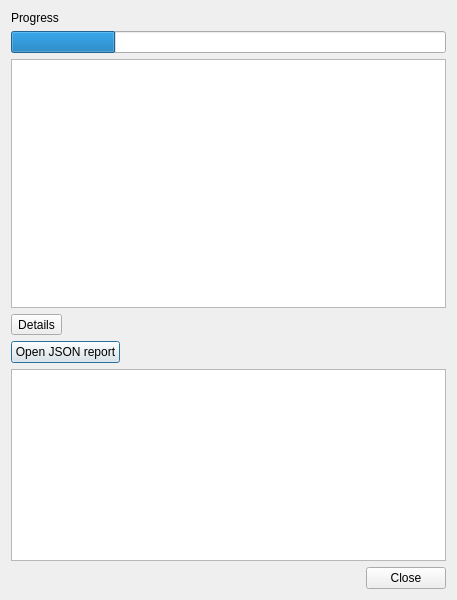
<?xml version="1.0" encoding="UTF-8"?>
<ui version="4.0">
 <class>LootDialog</class>
 <widget class="QDialog" name="LootDialog">
  <property name="geometry">
   <rect>
    <x>0</x>
    <y>0</y>
    <width>457</width>
    <height>600</height>
   </rect>
  </property>
  <property name="windowTitle">
   <string>LOOT</string>
  </property>
  <layout class="QVBoxLayout" name="verticalLayout">
   <item>
    <widget class="QWidget" name="widget" native="true">
     <layout class="QVBoxLayout" name="verticalLayout_5" stretch="1,0">
      <property name="leftMargin">
       <number>0</number>
      </property>
      <property name="topMargin">
       <number>0</number>
      </property>
      <property name="rightMargin">
       <number>0</number>
      </property>
      <property name="bottomMargin">
       <number>0</number>
      </property>
      <item>
       <widget class="QWidget" name="widget_2" native="true">
        <layout class="QVBoxLayout" name="verticalLayout_2" stretch="0,0,1">
         <property name="leftMargin">
          <number>0</number>
         </property>
         <property name="topMargin">
          <number>0</number>
         </property>
         <property name="rightMargin">
          <number>0</number>
         </property>
         <property name="bottomMargin">
          <number>0</number>
         </property>
         <item>
          <widget class="QLabel" name="progressText">
           <property name="text">
            <string>Progress</string>
           </property>
          </widget>
         </item>
         <item>
          <widget class="QProgressBar" name="progressBar">
           <property name="value">
            <number>24</number>
           </property>
           <property name="textVisible">
            <bool>false</bool>
           </property>
          </widget>
         </item>
         <item>
          <widget class="QFrame" name="frame">
           <property name="frameShape">
            <enum>QFrame::StyledPanel</enum>
           </property>
           <property name="frameShadow">
            <enum>QFrame::Sunken</enum>
           </property>
           <layout class="QVBoxLayout" name="verticalLayout_6">
            <property name="leftMargin">
             <number>0</number>
            </property>
            <property name="topMargin">
             <number>0</number>
            </property>
            <property name="rightMargin">
             <number>0</number>
            </property>
            <property name="bottomMargin">
             <number>0</number>
            </property>
            <item>
             <widget class="QTextBrowser" name="report">
              <property name="frameShape">
               <enum>QFrame::NoFrame</enum>
              </property>
              <property name="openLinks">
               <bool>false</bool>
              </property>
             </widget>
            </item>
           </layout>
          </widget>
         </item>
        </layout>
       </widget>
      </item>
      <item>
       <widget class="QWidget" name="widget_3" native="true">
        <layout class="QVBoxLayout" name="verticalLayout_4">
         <property name="leftMargin">
          <number>0</number>
         </property>
         <property name="topMargin">
          <number>0</number>
         </property>
         <property name="rightMargin">
          <number>0</number>
         </property>
         <property name="bottomMargin">
          <number>0</number>
         </property>
         <item>
          <widget class="QToolButton" name="details">
           <property name="text">
            <string>Details</string>
           </property>
          </widget>
         </item>
         <item>
          <widget class="QWidget" name="detailsPanel" native="true">
           <layout class="QVBoxLayout" name="verticalLayout_3">
            <property name="leftMargin">
             <number>0</number>
            </property>
            <property name="topMargin">
             <number>0</number>
            </property>
            <property name="rightMargin">
             <number>0</number>
            </property>
            <property name="bottomMargin">
             <number>0</number>
            </property>
            <item>
             <widget class="QWidget" name="widget_5" native="true">
              <layout class="QHBoxLayout" name="horizontalLayout">
               <property name="leftMargin">
                <number>0</number>
               </property>
               <property name="topMargin">
                <number>0</number>
               </property>
               <property name="rightMargin">
                <number>0</number>
               </property>
               <property name="bottomMargin">
                <number>0</number>
               </property>
               <item>
                <widget class="QPushButton" name="openJsonReport">
                 <property name="text">
                  <string>Open JSON report</string>
                 </property>
                </widget>
               </item>
               <item>
                <spacer name="horizontalSpacer">
                 <property name="orientation">
                  <enum>Qt::Horizontal</enum>
                 </property>
                 <property name="sizeHint" stdset="0">
                  <size>
                   <width>40</width>
                   <height>20</height>
                  </size>
                 </property>
                </spacer>
               </item>
              </layout>
             </widget>
            </item>
            <item>
             <widget class="QPlainTextEdit" name="output"/>
            </item>
           </layout>
          </widget>
         </item>
        </layout>
       </widget>
      </item>
     </layout>
    </widget>
   </item>
   <item>
    <widget class="QDialogButtonBox" name="buttons">
     <property name="orientation">
      <enum>Qt::Horizontal</enum>
     </property>
     <property name="standardButtons">
      <set>QDialogButtonBox::Close</set>
     </property>
    </widget>
   </item>
  </layout>
 </widget>
 <resources/>
 <connections>
  <connection>
   <sender>buttons</sender>
   <signal>accepted()</signal>
   <receiver>LootDialog</receiver>
   <slot>accept()</slot>
   <hints>
    <hint type="sourcelabel">
     <x>248</x>
     <y>254</y>
    </hint>
    <hint type="destinationlabel">
     <x>157</x>
     <y>274</y>
    </hint>
   </hints>
  </connection>
  <connection>
   <sender>buttons</sender>
   <signal>rejected()</signal>
   <receiver>LootDialog</receiver>
   <slot>reject()</slot>
   <hints>
    <hint type="sourcelabel">
     <x>316</x>
     <y>260</y>
    </hint>
    <hint type="destinationlabel">
     <x>286</x>
     <y>274</y>
    </hint>
   </hints>
  </connection>
 </connections>
</ui>
